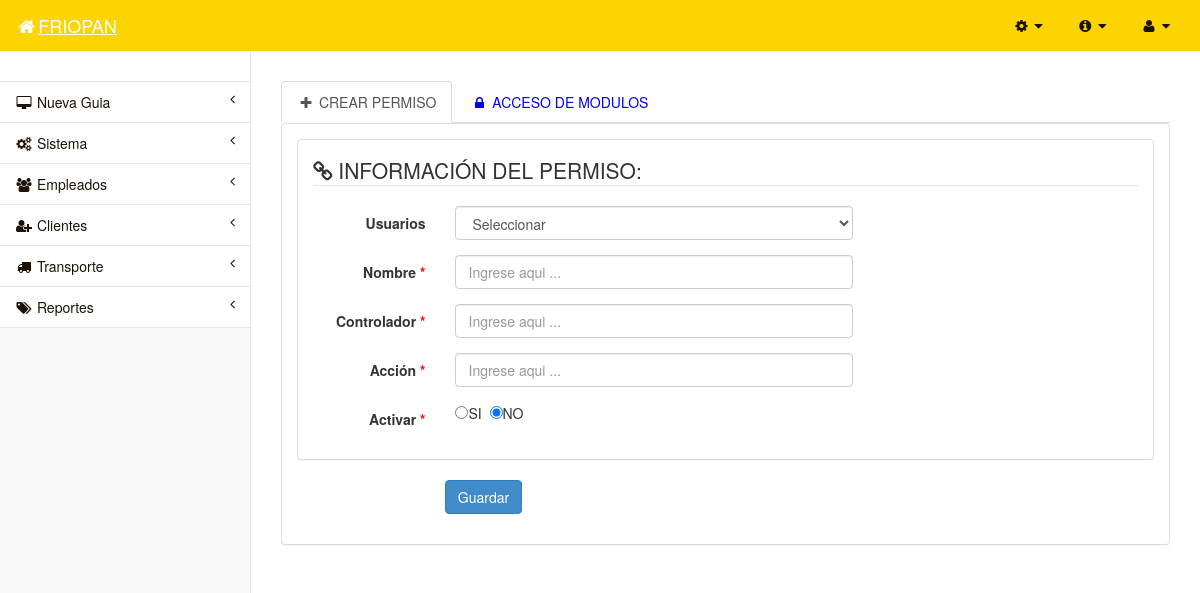
Screenshot of /vista/VaccesoSeguridad.php with the database file from the repository.
### tables this page shows
CREATE TABLE IF NOT EXISTS `menus` (
`id_Menu` int(11) NOT NULL,
  `etiqueta_men` varchar(250) NOT NULL,
  `url_men` varchar(250) NOT NULL,
  `clase_men` varchar(100) DEFAULT NULL,
  `posicion_men` int(11) NOT NULL,
  `activar_men` int(11) NOT NULL,
  `evento_men` varchar(100) DEFAULT NULL,
  `contenido_men` longtext,
  `fecha_reg_men` date NOT NULL,
  `hora_reg_men` time NOT NULL,
  `fecha_mod_men` date NOT NULL,
  `hora_mod_men` time NOT NULL,
  `status_men` int(11) NOT NULL
);

### libs/Config.php (called while the page is built, shortened)
<?php
class Config
{
    private static $instance;
    public static function singleton()
    {
        if (!isset(self::$instance)) {
            self::$instance = new $c;
        }
        return self::$instance;
    }
}
?>

### libs/SPDO.php (called while the page is built, shortened)
<?php
class SPDO extends PDO
{
	private static $instance = null;
	public function __construct()
	{
		$config = Config::singleton();
	}
	public static function singleton()
	{
		if( self::$instance == null )
		{
			self::$instance = new self();
		}
		return self::$instance;
	}
}
?>

### modelo/MenuModel.php (called while the page is built, shortened)
<?php
	class MenuModel extends ModelBase
	{
		protected $Modelo;
		public function __construct()
		{
			$this->Modelo = new ModelBase();
			return parent ::__construct();
		}
		Public Function consultar($tabla, $where=null, $condicion=null, $cabeceras=null)
		{
			$array = $this->Modelo->consultarSQL($tabla, $where, $condicion, $cabeceras);
			return $array;
		}
	}
?>

### libs/ModelBase.php (called while the page is built, shortened)
<?php
class ModelBase
{
	protected $db;
	public function __construct()
	{
		$this->db = SPDO::singleton();
	}
	Public function consultarSQL($tabla, $where=1, $tipo=null, $cabeceras=null)
	{
		$consulta = $this->db->query("SELECT * FROM $tabla WHERE $where");
		if(($tipo==1)||($tipo==null))
		{
			return $consulta->fetch(PDO::FETCH_BOTH);
		}elseif($tipo=='assoc')
		{
			return $consulta->fetch(PDO::FETCH_ASSOC);
		}elseif($tipo==2)
		{
			return $consulta;
		}elseif(($tipo==3) OR ($tipo=='count_both'))
		{
			 $consultaCount = $this->db->query("SELECT COUNT(*) FROM $tabla WHERE $where");
			return $consultaCount->fetch(PDO::FETCH_BOTH);
		}elseif(($tipo=='cantidad_asociativo') OR ($tipo=='count_assoc'))
		{
			 $consultaCount = $this->db->query("SELECT COUNT(*) as count FROM $tabla WHERE $where");
			return $consultaCount->fetch(PDO::FETCH_ASSOC);
		}elseif($tipo==4)
		{
			return $consultaLIMIT = $this->db->query("SELECT $cabeceras FROM $tabla WHERE $where");
		}elseif($tipo=='cabecera_assoc')
		{
			$consultaLIMIT = $this->db->query("SELECT $cabeceras FROM $tabla WHERE $where");
			return $consultaLIMIT->fetch(PDO::FETCH_ASSOC);
		}
	}
	function __destruct()
	{
		$this->db = SPDO::singleton();
    }
}
?>

### libs/PlantillaAdmin.class.php (the view, shortened to what this page needs)
<?php
Class PlantillaAdmin
{
  Public function head()
  {
    echo
    '
    <meta charset="utf-8">
      <title>FRIOPAN 9287 </title>
      <link href="plantillas/01/css/bootstrap.css" rel="stylesheet">
      <link href="plantillas/01/font-awesome/css/font-awesome.css" rel="stylesheet">
      <link href="plantillas/01/css/plugins/morris/morris-0.4.3.min.css" rel="stylesheet">
      <link href="plantillas/01/css/plugins/timeline/timeline.css" rel="stylesheet">
      <link href="plantillas/01/css/sb-admin.css" rel="stylesheet">
      <script src="plantillas/01/js/jquery-1.10.2.js"></script>
      <link href="plantillas/01/css/jquery-ui-1.10.4.custom.css" rel="stylesheet">
      <script src="plantillas/01/js/jquery-ui-1.10.4.custom.js"></script>
      <script src="plantillas/01/js/bootstrap.min.js"></script>
      <link href="plantillas/01/css/style.css" rel="stylesheet">
      <script src="plantillas/01/js/funciones_ajax.js"></script>
      <script src="plantillas/01/js/plugins/metisMenu/jquery.metisMenu.js"></script>
      <script src="plantillas/01/js/plugins/dataTables/jquery.dataTables.js"></script>
      <script src="plantillas/01/js/plugins/dataTables/dataTables.bootstrap.js"></script>
      <script src="plantillas/01/js/sb-admin.js"></script>
       <script src="librerias/ckeditor/ckeditor.js"></script>
       <meta http-equiv="Content-Type" content="text/html; charset=iso-8859-1" />
       <meta http-equiv="Content-Type" content="text/html; charset=utf-8" />
    ';
  }
	Public function menuSuperior(){
		echo '<nav class="navbar navbar-inverse navbar-static-top" role="navigation" style="margin-bottom: 0">
            <div class="navbar-header">
                <button type="button" class="navbar-toggle" data-toggle="collapse" data-target=".sidebar-collapse">
                    <span class="sr-only">Toggle navigation</span>
                    <span class="icon-bar"></span>
                    <span class="icon-bar"></span>
                    <span class="icon-bar"></span>
                </button>
                <a id="log" class="navbar-brand" href="index.php"><i class="fa fa-home fa-fw"></i>'.Idioma::TITULO_SISTEMA.'</a>
            </div>
            <ul class="nav navbar-top-links navbar-right">';
              echo '
              <li class="dropdown">
                    <a class="dropdown-toggle" data-toggle="dropdown" href="#">
                        <i class="fa fa-cog fa-fw"></i>  <i class="fa fa-caret-down"></i>
                    </a>
                                    <i class="fa fa-server fa-fw"></i> '.Idioma::MENU.'
                                    <span class="pull-right text-muted small"><i title="'.Idioma::MENU.'" class="fa fa-info-circle fa-fw"></i></span>
                                    <i class="fa fa-bars fa-fw"></i> '.Idioma::SUBMENU.'
                                    <span class="pull-right text-muted small"><i title="'.Idioma::SUBMENU.'" class="fa fa-info-circle fa-fw"></i></span>
                                    <i class="fa fa-lock fa-fw"></i> '.Idioma::PERMISOS.'
                                    <span class="pull-right text-muted small"><i title="'.Idioma::PERMISOS.'" class="fa fa-info-circle fa-fw"></i></span>
              </li>
                <li class="dropdown">
                    <a class="dropdown-toggle" data-toggle="dropdown" href="#">
                        <i class="fa fa-info-circle fa-fw"></i>  <i class="fa fa-caret-down"></i>
                    </a>
                </li>
                <li class="dropdown">
                    <a class="dropdown-toggle" data-toggle="dropdown" href="#">
                        <i class="fa fa-user fa-fw"></i>  <i class="fa fa-caret-down"></i>
                    </a>
                    <ul class="dropdown-menu dropdown-user">
                      <li><a href="index.php?controlador=Usuario&accion=registrar"><i class="fa fa-sign-out fa-fw"></i>'.Idioma::NUEVO_USUARIO.'</a></li>
                      ';
                            echo'
                    </ul>
                </li>
            </ul>
        </nav>';
	}
	Public function menuIzquierdo()
  {
		require_once "modelo/MenuModel.php";
    $modelo = new MenuModel("modelo/MenuModel.php");
    $menu =  $modelo->consultar('menus', 'status_men=1 AND activar_men=1 ORDER BY posicion_men ASC', 2);
    echo '<nav class="navbar-inverse2 navbar-static-side" role="navigation">
            <div class="sidebar-collapse legend">
                <ul class="nav" id="side-menu">
                    <li class="sidebar-search">
                    </li>
                    ';
                    while($menuArray = $menu->fetch())
                    {
                      if($menuArray["id_Menu"]!=null)
                      {
                        echo '<li>';
                        if((empty($menuArray["url_men"])) OR ($menuArray["url_men"]=='#'))
                        {
                          echo'<a id="menu_'.$menuArray["id_Menu"].'" href="#" onclick="'.html_entity_decode($menuArray["evento_men"], ENT_QUOTES, "UTF-8").'" ><i class="fa '.$menuArray["clase_men"].' fa-fw"></i> <span class="fa arrow"></span>'.$menuArray["etiqueta_men"].'</a>';
                        }else
                        {
                          echo'<a id="menu_'.$menuArray["id_Menu"].'" href="'.$menuArray["url_men"].'" ><i class="fa '.$menuArray["clase_men"].' fa-fw"></i> <span class="fa arrow"></span>'.$menuArray["etiqueta_men"].'</a>';
                        }
                        echo '</li>';
                      }
                    }
              echo '</ul>
            </div>
        </nav>';
	}
}
?>

### plantillas/01/css/sb-admin.css (style rules this page uses)
body { background-color: #f8f8f8; }
.navbar-static-side ul li { border-bottom: 1px solid #e7e7e7; }
.navbar-top-links li { display: inline-block; }
.navbar-top-links li:last-child { margin-right: 15px; }
.navbar-top-links li a { padding: 15px; min-height: 50px; }
.sidebar-search { padding: 15px; }
.arrow { float: right; }
.fa.arrow:before { content: "\f104"; }
@media (min-width:768px) { .navbar-static-side { z-index: 1; position: absolute; width: 250px; } }

### rows the page displays
menus: etiqueta_men "Nueva Guia"
menus: etiqueta_men "Sistema"
menus: etiqueta_men "Empleados"
menus: etiqueta_men "Clientes"
menus: etiqueta_men "Transporte"
menus: etiqueta_men "Reportes"

### other values shown
Idioma::TITULO_SISTEMA "FRIOPAN"
$titulo "INFORMACIÓN DEL PERMISO:"
$etiqueta "Usuarios"
$etiqueta "Nombre Controlador Acción"
$etiqueta "Activar"
$value "SI"
$value "NO"
$etiqueta "Guardar"
form field id_Usuario "Seleccionar"
